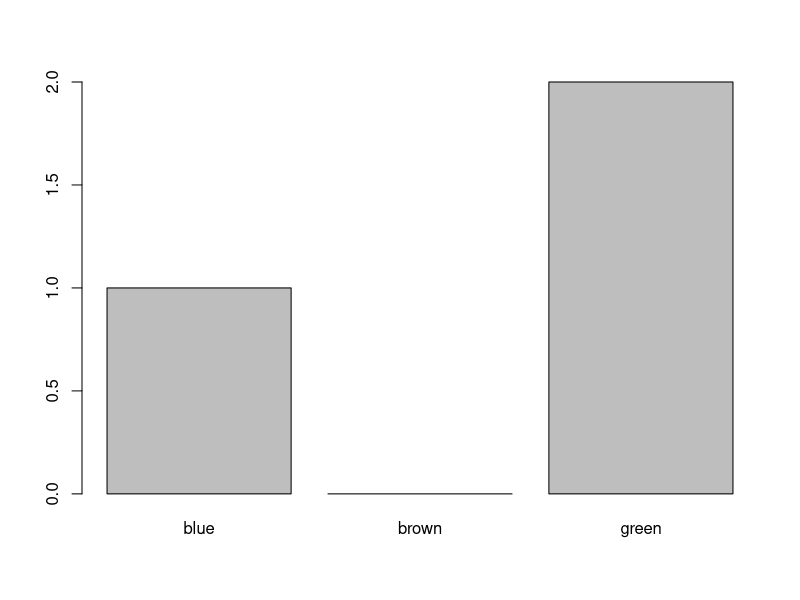

R code for this plot:
## ---- chunk 1
knitr::opts_chunk$set(echo = TRUE)
## ---- chunk 2
bfcolor <- function(x, color) {
  if (knitr::is_latex_output()) {
    sprintf("\\textcolor{%s}{\\textbf{%s}}", color, x)
  } else if (knitr::is_html_output()) {
    sprintf("<span style='color: %s;'><b>%s</b></span>", color, x)
  } else x
}
## ---- chunk 3
(x <- seq(-5, 5, 2))
x_mat <- matrix(x, nrow=2, ncol=3) #by columns
x_mat
## ---- chunk 4
dim(x_mat)
## ---- chunk 5
colnames(x_mat) <- c("Col 1", "Col 2", "Col 3")  
rownames(x_mat) <- c("Row 1", "Row 2")
x_mat
## ---- chunk 6
x_mat[ , c("Col 1","Col 2")]
## ---- chunk 7
dimnames(x_mat)
## ---- chunk 8
(r_mat <- rbind(c(-5, -1, 3), c(-3, 1, 5)))
(c_mat <- cbind(c(-5, -3), c(-1, 1), c(3, 5)))
## ---- chunk 9
(x <- matrix(1:4, nrow=2, ncol=2))
x[1, 1]
x[2, 1]
## ---- chunk 10
x[ , 2]
x[1, ]
x[,-1]
## ---- chunk 11
(x <- matrix(1:9, nrow=3, ncol=3))
## ---- chunk 12
#write your code here
## ---- chunk 13
#write your code here
## ---- chunk 14
A = array(data = 1:18, dim = c(3, 3, 2))
## ---- chunk 15
A
dim(A)
## ---- chunk 16
dimnames(A) = list(c("R1","R2","R3"),
                   c("C1","C2","C3"),
                   c("L1","L2"))
## ---- chunk 17
A
## ---- chunk 18
dimnames(A)
## ---- chunk 19
A[, "C1", "L1"]
## ---- chunk 20
apply(A, 1, sum)
rowSums(A)
## ---- chunk 21
# write your code here
## ---- chunk 22
apply(A, c(1, 2), sum)
## ---- chunk 23
eyes <- factor(x = c("blue", "green", "green"))
eyes
## ---- chunk 24
eyes <- factor(x = c("blue", "green", "green"),
               levels = c("blue", "brown", "green"))
eyes
## ---- chunk 25
levels(eyes) # extracting levels
## ---- chunk 26
nlevels(eyes)
## ---- chunk 27
table(eyes)
## ---- chunk 28
plot(eyes)
## ---- chunk 29
eyes
class(eyes)
eyes <- ordered(eyes)
eyes
class(eyes)
## ---- chunk 30
 # Create ordered factor
my_fac_ordered <- factor(c("c", "a", "b", "c", "a"), 
                          levels = c("c", "a", "b"),
                          ordered = TRUE)
my_fac_ordered
class(my_fac_ordered)
## ---- chunk 31
?state
# library(datasets) 
## ---- chunk 32
which( state.area < 10000 | state.area > 10000 )
length(which( state.area < 10000 | state.area > 10000 ))
## ---- chunk 33
which( state.area < 10000 & state.area > 10000)
length(which( state.area < 10000 & state.area > 10000))
